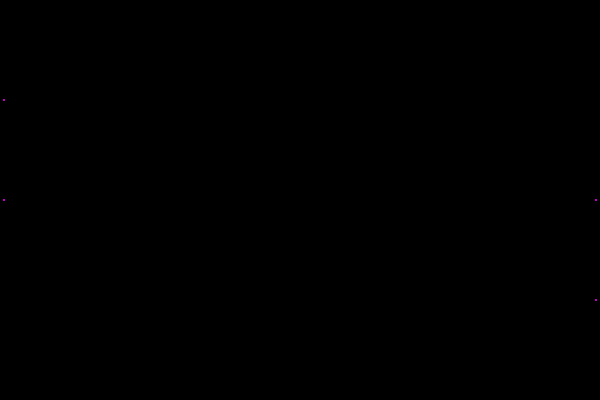
Frame 1 (no input)
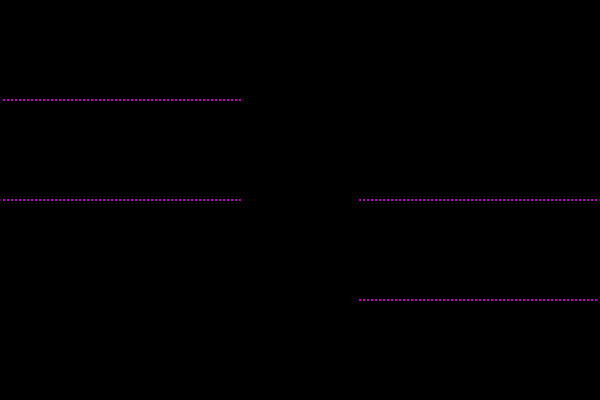
Frame 60 (no input)
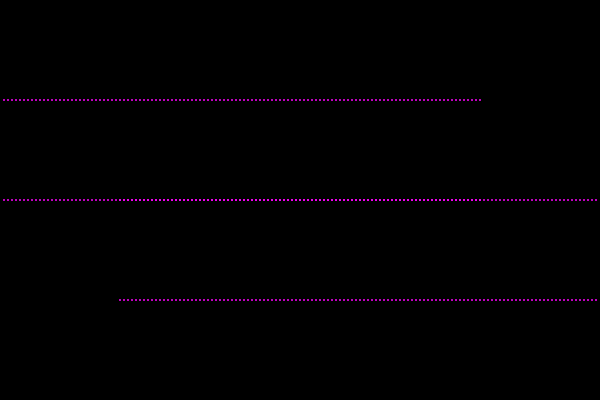
Frame 120 (the mouse pressed at the canvas centre since frame 60)

The p5.js sketch that drew these frames (run headless with seeded random() and noise() and a simulated clock; from frame 60 on, the mouse is pressed at the canvas centre):

// p5.js sketch
// ── sketch.js
var blip = {
  x: 0,
  y: 100,
  xspeed: 4,
}

var blip2 = {
  x:0,
  y:200,
  xspeed: 4,
}

var blip3 = {
  x: 600,
  y:200,
  xspeed: 4,
}

var blip4 = {
  x: 600,
  y: 300,
  xspeed: 4,
}

function setup(){
  createCanvas(600, 400);
  background(0);
}

function draw(){
  move();
  display();
}

function move(){
  blip.x = blip.x + blip.xspeed;
  blip2.x = blip2.x + blip2.xspeed;
	blip3.x = blip3.x - blip3.xspeed; // use - to move the x position to the left.
	blip4.x = blip4.x - blip4.xspeed;
}

function display() {
	strokeWeight(2);
	stroke(255, 0, 255);
	// an array and for loop could be used so point does not have to be called repeatedly.
	point(blip.x, blip.y);
	point(blip2.x, blip2.y);
	point(blip3.x, blip3.y);
	point(blip4.x, blip4.y);
}
